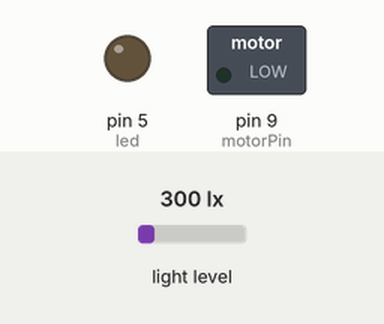
The sketch below on a simulated Arduino Uno, built with avr-gcc and run on an emulated ATmega328P. Shown: switched loads named in the sketch (green lamp = pin HIGH), output pins drawn as LEDs (lit = HIGH). The inputs (shaded band) are chosen by the test bench; at power-on: light level 300 lx. The audio player accepts every command and is not drawn.

Above: at 0.1 s.
At 1.8 s:
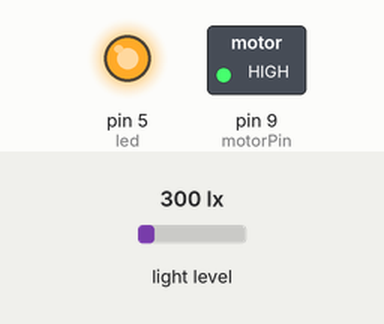
Timing chart, 0 to 3.3 s (numbered marks = the images above):
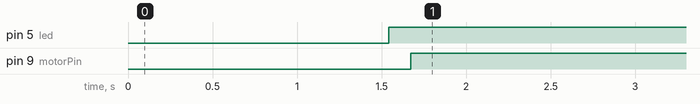

Measured:
- by itself, pin 5 (led): LOW → HIGH at 1.5 s
- by itself, pin 9 (motorPin): LOW → HIGH at 1.7 s

The sketch:

Final.ino
```cpp
//6 grey shades --> 6 sounds (Blues Scale)

//DF PLAYER LIBRARY
#include "Arduino.h"
#include "SoftwareSerial.h"
#include "DFRobotDFPlayerMini.h"

SoftwareSerial mySoftwareSerial(10, 11); // RX, TX
DFRobotDFPlayerMini myDFPlayer;

//LIGHT SENSOR LIBRARY
#include <Wire.h>
#include <BH1750.h>

BH1750 lightMeter;
int led = 5;

/*///////SMOOTHING//////
const int numReadings = 3;

int readings[numReadings];      // the readings from the analog input
int readIndex = 0;              // the index of the current reading
int total = 0;                  // the running total
int average = 0;                // the average
*/

//MOTOR
int motorPin = 9;


void setup() {
/*///////SMOOTHING//////
  Serial.begin(9600);
  // initialize all the readings to 0:
  for (int thisReading = 0; thisReading < numReadings; thisReading++) {
    readings[thisReading] = 0;
  }
  */

  //MOTOR SETUP
  pinMode(motorPin, OUTPUT);


  //LIGHT SENSOR SETUP
  Wire.begin();
  lightMeter.begin();
  //Serial.println(F("Light To Sound Test"));
  delay(1000);

  pinMode(led, OUTPUT);


  //DF PLAYER SETUP
  mySoftwareSerial.begin(9600);

  Serial.println();
  Serial.println(F("Initializing DFPlayer ... (May take 3~5 seconds)"));

  if (!myDFPlayer.begin(mySoftwareSerial)) {  //Use softwareSerial to communicate with mp3.
    Serial.println(F("Unable to begin:"));
    Serial.println(F("1.Please recheck the connection!"));
    Serial.println(F("2.Please insert the SD card!"));
    while (true);
  }
  Serial.println(F("DFPlayer Mini online."));

  myDFPlayer.volume(30);  //Set volume value. From 0 to 30
  myDFPlayer.play(1);  //Play the first first notes once when started up
}


void loop() {

  //LIGHT SENSOR PART
  analogWrite(led, 255);

  float lux = lightMeter.readLightLevel();
  delay(130);
  int lightReading = lux;

  //MOTOR PART
  //int speed = map(analogRead(A0), 0, 1023, 0, 255); //map potentiometer to 0 to 255
 if (lightReading < 500){
   analogWrite(motorPin, 255);
    }else { analogWrite(motorPin, 0);
  }

/*
  ///////SMOOTHING//////
   // subtract the last reading:
  total = total - readings[readIndex]; //store reading in buffer
  // read from the sensor:
  readings[readIndex] = lightMeter.readLightLevel();
  // add the reading to the total:
  total = total + readings[readIndex];
  // advance to the next position in the array:
  readIndex = readIndex + 1;

  // if we're at the end of the array...
  if (readIndex >= numReadings) {
    // ...wrap around to the beginning:
    readIndex = 0;
  }
  // calculate the average:
  average = total / numReadings;
  // send it to the computer as ASCII digits
    Serial.print("Light: ");
    Serial.println(average);
    Serial.print("Speed: ");
    //Serial.println(speed);
  delay(10);        // delay in between reads for stability
*/

  //NOTE PLAYING PART

  if (lightReading < 0.5) {
    myDFPlayer.playMp3Folder(1);

  }
   if ((lightReading > 0.51 ) && (lightReading < 9)){
    myDFPlayer.playMp3Folder(2);
   }
   if ((lightReading > 9.1) && (lightReading < 35)){
    myDFPlayer.playMp3Folder(3);
   }
   if ((lightReading > 35.1) && (lightReading < 45)){
    myDFPlayer.playMp3Folder(4);
   }
   if ((lightReading > 45.1) && (lightReading < 90)){
   myDFPlayer.playMp3Folder(5);
   }
  if ((lightReading > 90.1) && (lightReading < 500)){
    myDFPlayer.playMp3Folder(6);
  }


}
```
